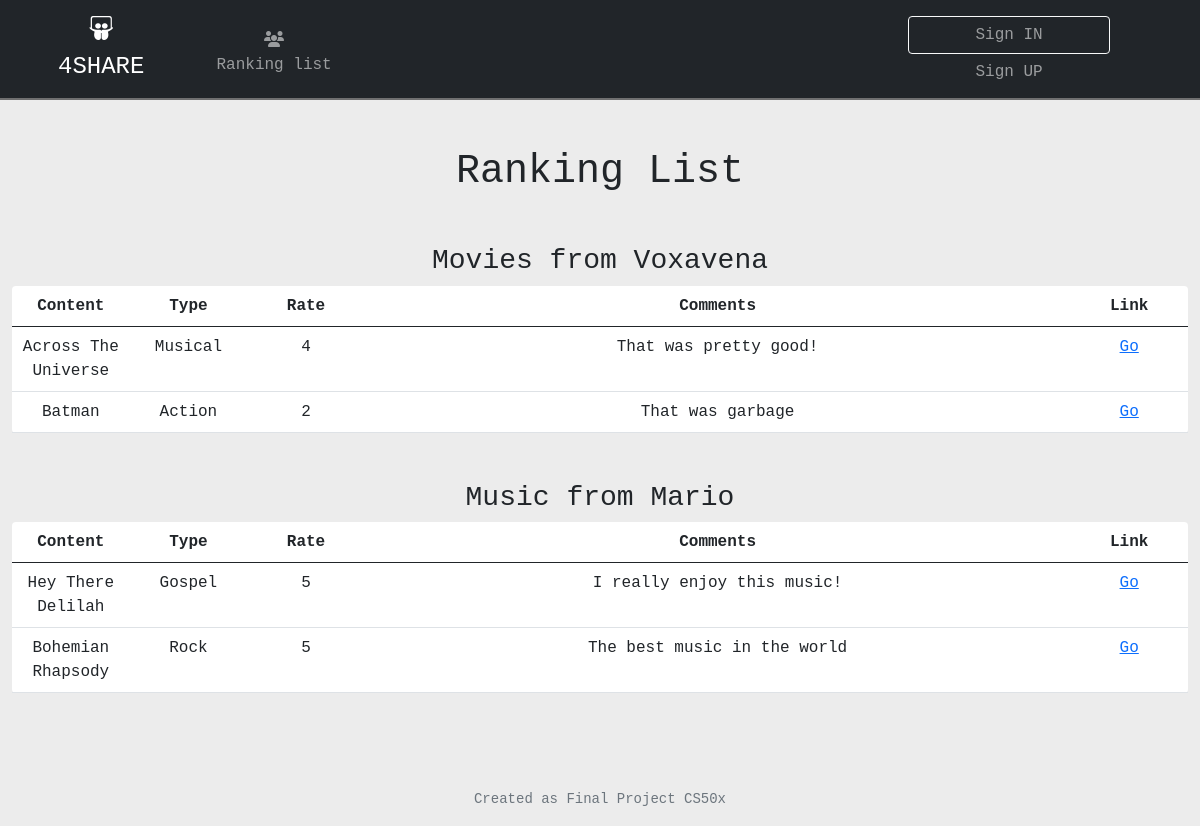
Page /ranking on the committed database.
### tables this page shows
CREATE TABLE users (id INTEGER PRIMARY KEY AUTOINCREMENT NOT NULL, user TEXT NOT NULL, hash TEXT NOT NULL);

CREATE TABLE data_user (id_user, id_table INTEGER PRIMARY KEY AUTOINCREMENT NOT NULL, table_name TEXT NOT NULL, content TEXT NOT NULL, type TEXT, rate INTEGER, comment TEXT, link TEXT, bool_ranking INTEGER DEFAULT 0, FOREIGN KEY(id_user) REFERENCES users(id));

### app.py (the view)
@app.route("/ranking")
def ranking():
    diff_tables = db.execute("SELECT DISTINCT table_name FROM data_user WHERE bool_ranking = 1")
    data_list = []
    for row in diff_tables:
        data_table = db.execute("SELECT * FROM data_user WHERE table_name = ?", row["table_name"])
        data_user = db.execute("SELECT * FROM users WHERE id = ?", data_table[0]["id_user"])
        data_dictionary = {"table_data": data_table,
                            "title": row["table_name"],
                            "owner": data_user[0]["user"]}
        data_list.append(data_dictionary)
    return render_template("ranking.html", data=data_list)

### app.py (called while the page is built)
@app.after_request
def after_request(response):
    response.headers["Cache-Control"] = "no-cache, no-store, must-revalidate"
    response.headers["Expires"] = 0
    response.headers["Pragma"] = "no-cache"
    return response

### templates/ranking.html (shortened to what this page needs)
{% extends "layout.html" %}
{% block main %}
<h1>Ranking List</h1>
    {% if data %}
    {% for module in data %}
    <div class="content my-5">
            <h3>{{ module["title"] | capitalize }} from {{ module["owner"] | capitalize }}</h3>
            <table class="table rounded">
                <thead>
                    <tr>
                        <th scope="col" class="col-1">Content</th>
                        <th scope="col" class="col-1">Type</th>
                        <th scope="col" class="col-1">Rate</th>
                        <th scope="col" class="col-6">Comments</th>
                        <th scope="col" class="col-1">Link</th>
                    </tr>
                </thead>
                <tbody>
                    {% for row in module["table_data"] %}
                    <tr>
                        <td class="align-top">{{ row.content | title }}</td>
                        <td class="align-top">{{ row.type | title }}</td>
                        <td class="align-top">{{ row.rate }}</td>
                        <td class="align-top">{{ row.comment | capitalize }}</td>
                        <td class="align-top"><a target="_blank" href="{{ row.link }}">{% if row.link == "" %}{% else %}Go{% endif %}</a></td>
                    </tr>
                    {% endfor %}
                </tbody>
            </table>
    </div>
    {% endfor %}
    {% endif %}
{% endblock %}

### templates/layout.html (shortened to what this page needs)
<!DOCTYPE html>
<html>
    <head lang="en">
        <link href="/static/styles.css" rel="stylesheet">
        <link href="https://cdn.jsdelivr.net/npm/bootstrap@5.0.2/dist/css/bootstrap.min.css" rel="stylesheet">
        <link rel="stylesheet" type="text/css" href="https://cdn.datatables.net/1.12.1/css/jquery.dataTables.css">
    </head>
    <body>
        <nav class="navbar bg-dark navbar-dark navbar-expand-md align-middle">
            <div class="container-fluid" style="padding: 0 6px; margin-left: 52px; margin-right: 12px;">
                <a class="navbar-brand me-auto" href="/">
                    <div class="text-center fs-4"><i class="fa-brands fa-slideshare"></i><span class="d-block">4SHARE</span></div></a>
                <div class="collapse navbar-collapse">
                    {% if session["user_id"] %}
                        <ul class="navbar-nav me-auto mt-2 mx-auto">
                            <li class="nav-item"><a href="/mylist" class="nav-link text-center"><i class="mx-auto fa-solid fa-user"></i><span class="d-block">My list</span></a></li>
                            <li class="nav-item"><a href="/ranking" class="nav-link text-center"><i class="fa-solid fa-users"></i><span class="d-block">Ranking list</span></a></li>
                        </ul>
                        <ul class="navbar-nav ms-auto mt-2">
                            <div class="btn-group dropstart">
                                <button class="btn btn-secondary dropdown-toggle" type="button" id="dropdownMenuButton1" data-bs-toggle="dropdown" aria-expanded="false">
                                  Account
                                </button>
                                <ul class="dropdown-menu" aria-labelledby="dropdownMenuButton1">
                                  <li><a class="dropdown-item" href="/change">Change Password</a></li>
                                  <li><a class="dropdown-item" href="/logout">Log Out</a></li>
                                </ul>
                            </div>
                        </ul>
                        {% else %}
                        <ul class="navbar-nav me-auto col-3 mt-2 justify-content-center">
                            <li class="nav-item col-7"><a href="/ranking" class="nav-link text-center"><i class="fa-solid fa-users"></i><span class="d-block">Ranking list</span></a></li>
                        </ul>
                        <ul class="navbar-nav mt-2 col-4 ml-5 justify-content-center">
                            <div class="col-7">
                                <button type="button" class="sign btn btn-outline-light d-block col-12"><a style="padding: 0;" class="nav-link" href="/login">Sign IN</a></button>
                                <button type="button" class="sign sIn btn btn-outline-light d-block col-12 border-0"><a style="padding: 0;" class="nav-link" href="/register">Sign UP</a></button>
                            </div>
                        </ul>
                        {% endif %}
                </div>
            </div>
        </nav>
        <header>
        </header>
        <main class="container-fluid py-5 text-center">
            {% block main %}{% endblock %}
        </main>
        <footer class="mb-3 small text-center text-muted">
            Created as Final Project CS50x
        </footer>
    </body>
</html>

### static/styles.css (style rules this page uses)
:root { --bMainColor: #ececec; --colorErrorBack: #d0d0d0; --colorErrorBorder: #707070; --colorErrorLetter: black; }
* { font-family: monospace, Courier, 'Courier New'; }
html, main, footer { background-color: var(--bMainColor); }
header { background-color: var(--colorErrorBack); color: var(--colorErrorLetter); border: 1px solid var(--colorErrorBorder); width: auto; text-align: center; }
table { background-color: white; }

### rows in the picture
users: title "Movies", owner "Voxavena"
data_user: content "Across The Universe", type "Musical", rate "4", comment "That was pretty good!", shows "Go"
data_user: content "Batman", type "Action", rate "2", comment "That was garbage", shows "Go"
users: title "Music", owner "Mario"
data_user: content "Hey There Delilah", type "Gospel", rate "5", comment "I really enjoy this music!"
data_user: content "Bohemian Rhapsody", type "Rock", rate "5", comment "The best music in the world", shows "Go"
